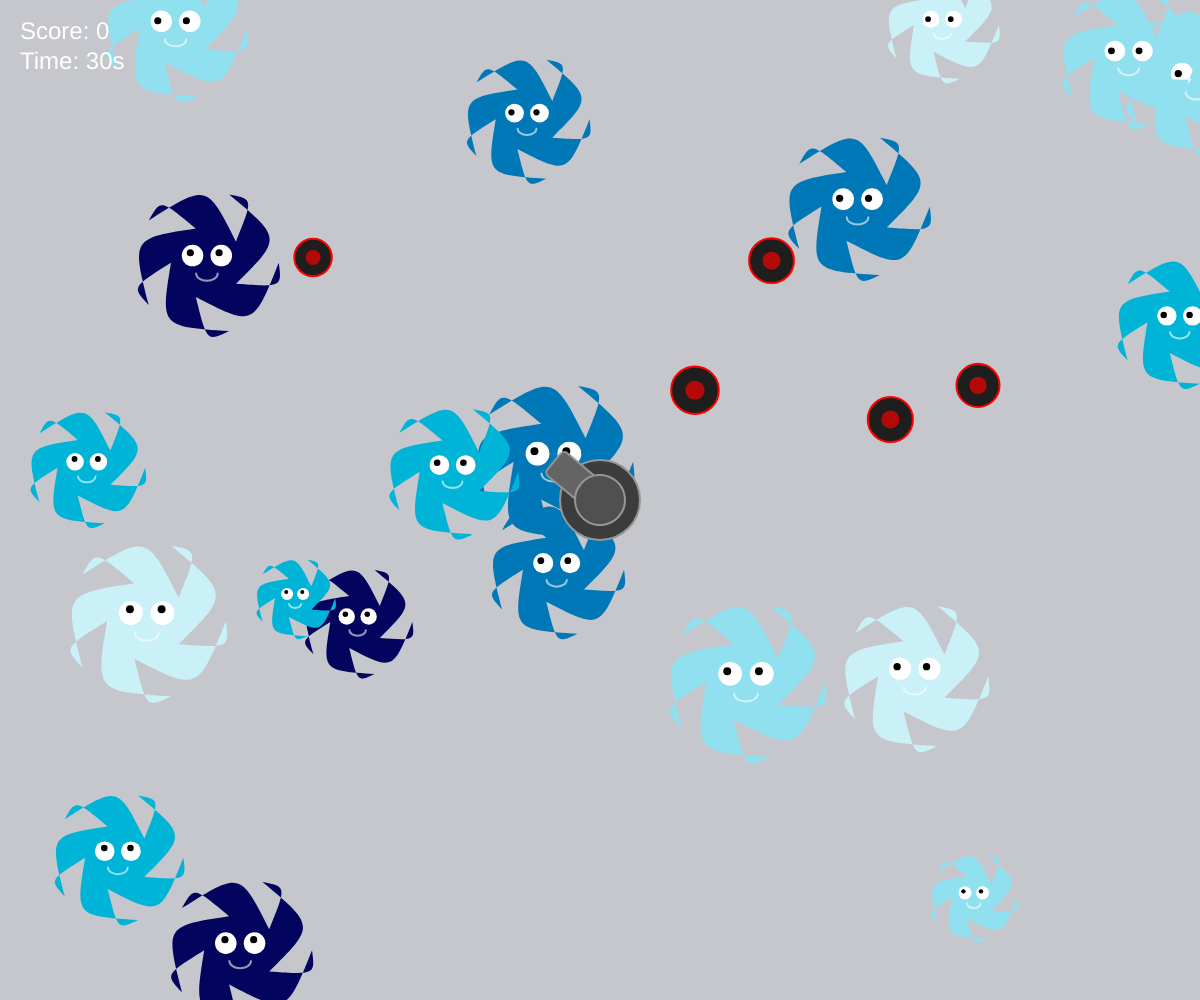
Frame 1 (no input)
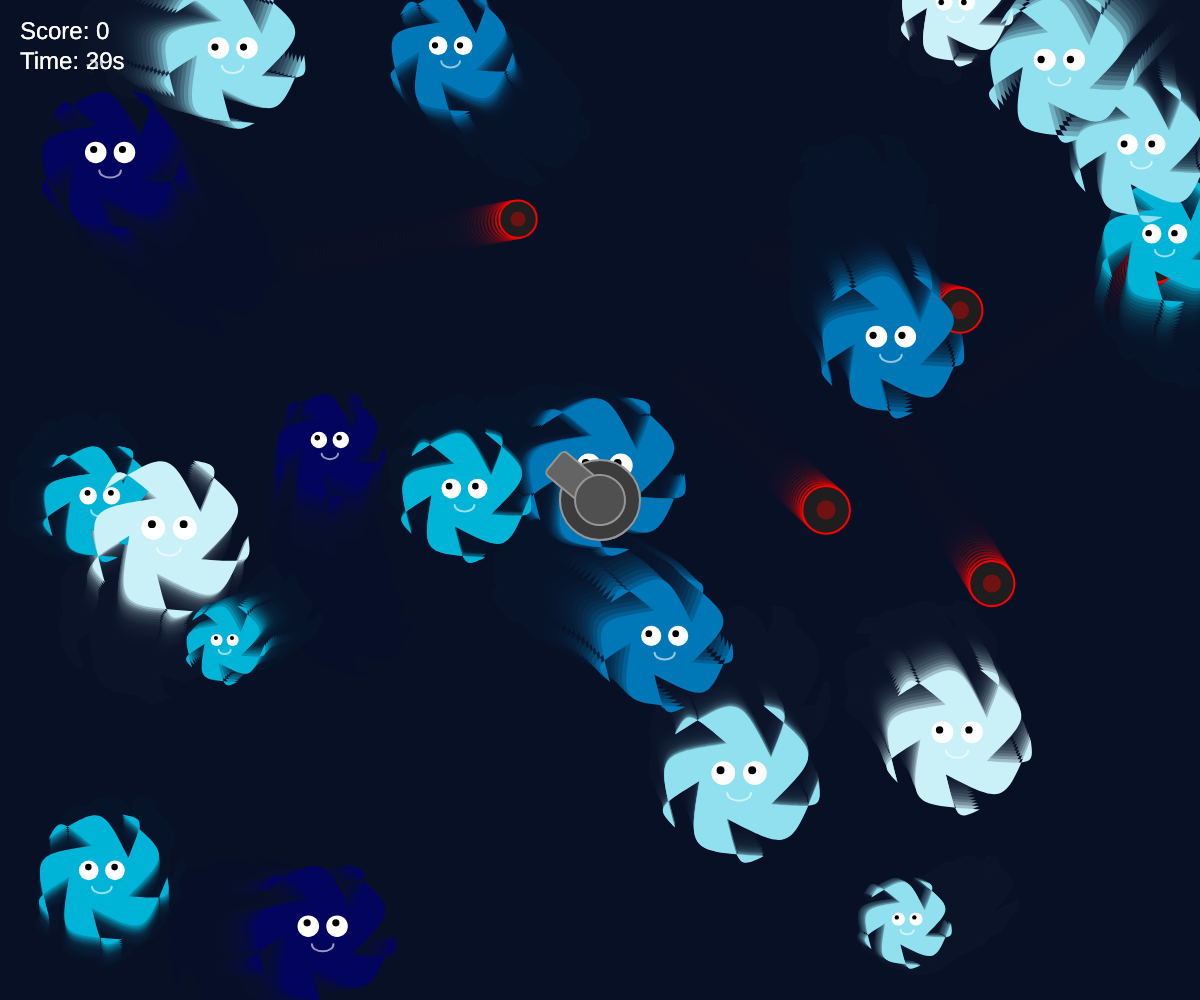
Frame 60 (no input)
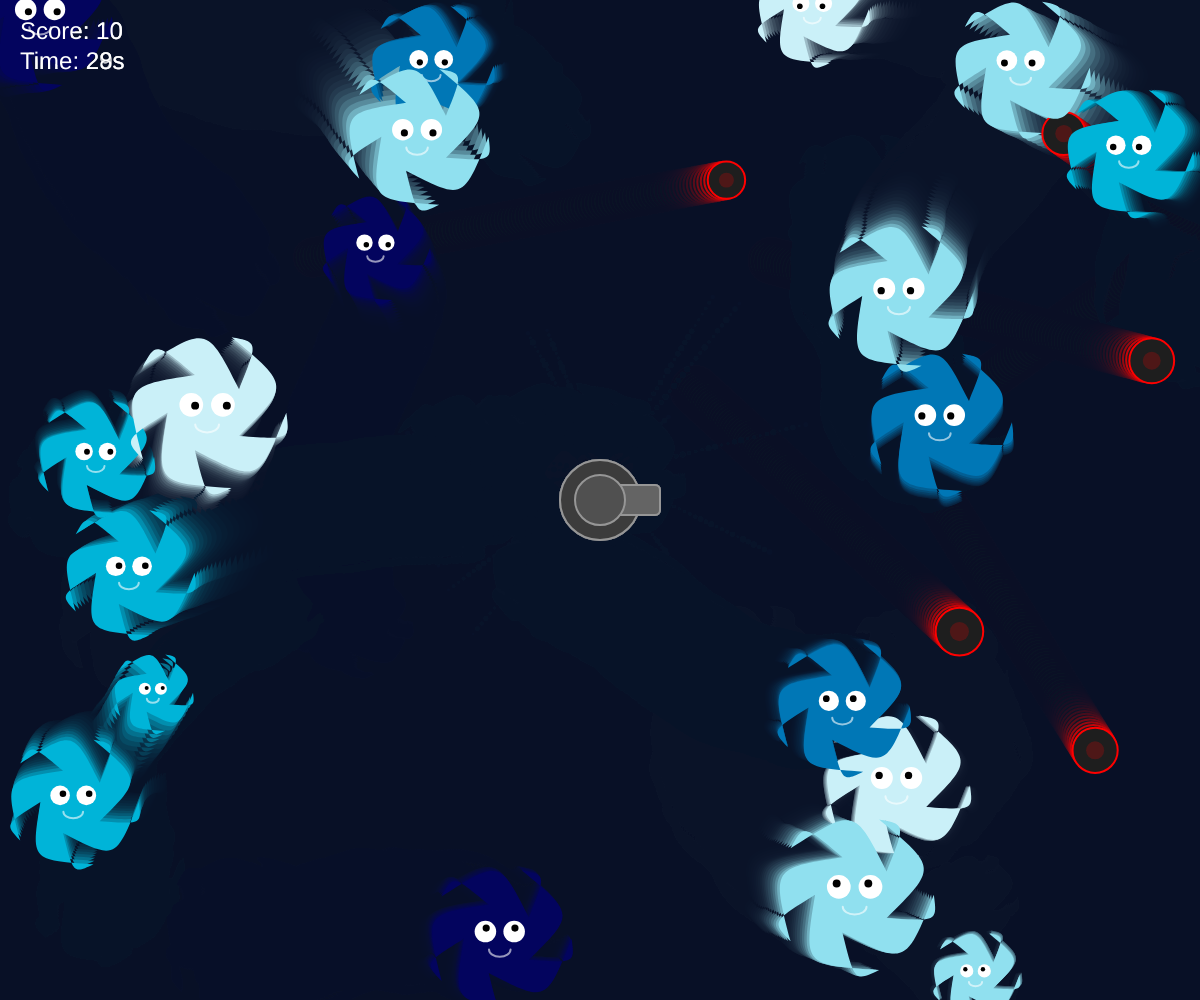
Frame 120 (the mouse pressed at the canvas centre since frame 60)

The p5.js sketch that drew these frames (run headless with seeded random() and noise() and a simulated clock; from frame 60 on, the mouse is pressed at the canvas centre):

// p5.js sketch
// ── sketch.js
let stars = [];
let bombs = [];
let missiles = [];
let explosions = [];
const palette = ['#03045e', '#0077b6', '#00b4d8', '#90e0ef', '#caf0f8'];
let lastSpawnTime = 0;
let lastBombSpawnTime = 0;
let score = 0;
let startTime;
const gameDuration = 30; // 遊戲時間 30 秒
let gameState = "PLAYING"; // 狀態：PLAYING, GAME_OVER, GAME_WIN, ENDED
let shakeIntensity = 0; // 畫面震動強度

function setup() {
  createCanvas(windowWidth, windowHeight);
  resetGame();
}

function resetGame() {
  stars = [];
  bombs = [];
  missiles = [];
  explosions = [];
  score = 0;
  startTime = millis();
  lastSpawnTime = millis();
  lastBombSpawnTime = millis();
  shakeIntensity = 0;
  gameState = "PLAYING";
  for (let i = 0; i < 20; i++) {
    stars.push(new Star(random(width), random(height)));
  }
  for (let i = 0; i < 5; i++) {
    bombs.push(new Bomb(random(width), random(height)));
  }
  noStroke();
}

function draw() {
  if (gameState === "PLAYING") {
    // 背景淡淡的拖影效果
    background(10, 20, 40, 60); 

    // 處理畫面震動
    push();
    if (shakeIntensity > 0.1) {
      // 產生隨機位移
      translate(random(-shakeIntensity, shakeIntensity), random(-shakeIntensity, shakeIntensity));
      // 強度逐漸衰減
      shakeIntensity *= 0.9;
    }

    // 倒數計時邏輯
    let elapsed = (millis() - startTime) / 1000;
    let remaining = ceil(gameDuration - elapsed);
    if (remaining <= 0) {
      remaining = 0;
      gameState = "GAME_OVER";
    }

    // 分數達到 100 分通關
    if (score >= 100) {
      gameState = "GAME_WIN";
    }

    // 每隔三秒產生一個物件
    if (millis() - lastSpawnTime > 3000) {
      stars.push(new Star(random(width), random(height)));
      lastSpawnTime = millis();
    }

    // 每隔五秒產生一個陷阱炸彈
    if (millis() - lastBombSpawnTime > 5000) {
      bombs.push(new Bomb(random(width), random(height)));
      lastBombSpawnTime = millis();
    }

    // 處理爆炸粒子
    for (let i = explosions.length - 1; i >= 0; i--) {
      explosions[i].update();
      explosions[i].display();
      if (explosions[i].lifespan <= 0) {
        explosions.splice(i, 1);
      }
    }

    // 處理飛彈發射與碰撞
    for (let i = missiles.length - 1; i >= 0; i--) {
      let m = missiles[i];
      m.update();
      m.display();
      let hit = false;

      // 檢查飛彈是否擊中星星
      for (let j = stars.length - 1; j >= 0; j--) {
        let s = stars[j];
        let d = dist(m.pos.x, m.pos.y, s.pos.x, s.pos.y);
        if (d < s.size * 0.5) {
          // 產生爆炸效果
          for (let k = 0; k < 20; k++) {
            explosions.push(new ExplosionParticle(s.pos.x, s.pos.y, s.color));
          }
          score += 10; // 打爆星星加10分
          stars.splice(j, 1); // 星星消失
          missiles.splice(i, 1); // 飛彈消失
          hit = true;
          break;
        }
      }

      if (hit) continue;

      // 檢查飛彈是否擊中陷阱炸彈
      for (let j = bombs.length - 1; j >= 0; j--) {
        let b = bombs[j];
        let d = dist(m.pos.x, m.pos.y, b.pos.x, b.pos.y);
        if (d < b.size * 0.5) {
          for (let k = 0; k < 30; k++) {
            explosions.push(new ExplosionParticle(b.pos.x, b.pos.y, '#ff0000'));
          }
          score -= 5; // 命中陷阱扣5分
          shakeIntensity = 15; // 設定震動強度
          bombs.splice(j, 1);
          missiles.splice(i, 1);
          break;
        }
      }

      // 移除超出螢幕的飛彈
      if (m && (m.pos.x < 0 || m.pos.x > width || m.pos.y < 0 || m.pos.y > height)) {
        missiles.splice(i, 1);
      }
    }

    // 處理炸彈更新與顯示
    for (let b of bombs) {
      b.update();
      b.display();
    }

    // 處理星星
    for (let i = 0; i < stars.length; i++) {
      let s = stars[i];
      for (let j = i + 1; j < stars.length; j++) {
        s.checkCollision(stars[j]);
      }
      s.update();
      s.display();
    }

    // 繪製中心旋轉砲台
    drawTurret();

    pop(); // 結束震動的影響範圍

    // 顯示 UI（分數與時間）
    drawUI(remaining);

  } else if (gameState === "GAME_OVER") {
    drawGameOver();
  } else if (gameState === "GAME_WIN") {
    drawGameWin();
  } else if (gameState === "ENDED") {
    background(0);
    fill(255);
    textAlign(CENTER, CENTER);
    textSize(32);
    text("遊戲結束，謝謝遊玩！", width / 2, height / 2);
  }
}

function windowResized() {
  resizeCanvas(windowWidth, windowHeight);
}

function drawUI(remaining) {
  push();
  fill(255);
  noStroke();
  textSize(24);
  textAlign(LEFT, TOP);
  text(`Score: ${score}`, 20, 20);
  text(`Time: ${remaining}s`, 20, 50);
  pop();
}

function drawGameOver() {
  push();
  background(10, 20, 40, 200); // 稍微暗化的背景
  fill(255);
  textAlign(CENTER, CENTER);
  textSize(50);
  text("時間到！", width / 2, height / 2 - 80);
  textSize(30);
  text(`最終分數: ${score}`, width / 2, height / 2 - 20);
  
  // 繪製互動按鈕
  textSize(20);
  // 再玩一次按鈕
  fill(0, 119, 182);
  rectMode(CENTER);
  rect(width / 2 - 80, height / 2 + 60, 120, 40, 10);
  fill(255);
  text("再玩一次", width / 2 - 80, height / 2 + 60);
  
  // 結束遊戲按鈕
  fill(186, 0, 0);
  rect(width / 2 + 80, height / 2 + 60, 120, 40, 10);
  fill(255);
  text("結束遊戲", width / 2 + 80, height / 2 + 60);
  pop();
}

function drawGameWin() {
  push();
  background(10, 20, 40, 150); // 稍微透明的背景以觀察特效
  
  // 通關特效：隨機在畫面上產生慶祝用的煙火粒子
  if (frameCount % 15 === 0) {
    let rx = random(width);
    let ry = random(height);
    let rc = color(random(palette));
    for (let k = 0; k < 20; k++) {
      explosions.push(new ExplosionParticle(rx, ry, rc));
    }
  }

  // 更新並繪製所有粒子
  for (let i = explosions.length - 1; i >= 0; i--) {
    explosions[i].update();
    explosions[i].display();
    if (explosions[i].lifespan <= 0) {
      explosions.splice(i, 1);
    }
  }

  fill(255, 215, 0); // 金色
  textAlign(CENTER, CENTER);
  textSize(64);
  text("★ 通關完成 ★", width / 2, height / 2 - 80);
  
  fill(0, 180, 216);
  rectMode(CENTER);
  rect(width / 2, height / 2 + 80, 200, 50, 15);
  fill(255);
  textSize(24);
  text("重新開始", width / 2, height / 2 + 80);
  pop();
}

function drawTurret() {
  push();
  translate(width / 2, height / 2);

  // 繪製砲台底座 (不隨滑鼠旋轉)
  stroke(150);
  strokeWeight(2);
  fill(60);
  ellipse(0, 0, 80, 80);

  let angle = atan2(mouseY - height / 2, mouseX - width / 2);
  rotate(angle);
  
  // 繪製砲管 (隨滑鼠旋轉)
  fill(100);
  rect(0, -15, 60, 30, 5);
  
  // 繪製砲塔上方圓蓋
  fill(80);
  ellipse(0, 0, 50, 50);
  pop();
}

function mousePressed() {
  if (gameState === "PLAYING" && mouseButton === LEFT) {
    let angle = atan2(mouseY - height / 2, mouseX - width / 2);
    missiles.push(new Missile(width / 2, height / 2, angle));
  } else if (gameState === "GAME_OVER") {
    // 簡單的點擊範圍偵測
    if (mouseY > height / 2 + 40 && mouseY < height / 2 + 80) {
      // 再玩一次
      if (mouseX > width / 2 - 140 && mouseX < width / 2 - 20) {
        resetGame();
      } 
      // 結束遊戲
      else if (mouseX > width / 2 + 20 && mouseX < width / 2 + 140) {
        gameState = "ENDED";
      }
    }
  } else if (gameState === "GAME_WIN") {
    // 偵測「重新開始」按鈕點擊
    if (mouseX > width / 2 - 100 && mouseX < width / 2 + 100 &&
        mouseY > height / 2 + 55 && mouseY < height / 2 + 105) {
      resetGame();
    }
  }
}

class Star {
  constructor(x, y) {
    this.pos = createVector(x, y);
    this.vel = createVector(random(-0.5, 0.5), random(-0.5, 0.5));
    this.baseSize = random(40, 80);
    this.size = this.baseSize;
    this.color = color(random(palette));
    this.angle = random(TWO_PI);
    this.isScared = false;
  }

  update() {
    let mouse = createVector(mouseX, mouseY);
    let dir = p5.Vector.sub(this.pos, mouse);
    let distance = dir.mag();

    // 邊界檢查與反彈
    if (this.pos.x < 0 || this.pos.x > width) {
      this.vel.x *= -1;
      this.pos.x = constrain(this.pos.x, 0, width);
    }
    if (this.pos.y < 0 || this.pos.y > height) {
      this.vel.y *= -1;
      this.pos.y = constrain(this.pos.y, 0, height);
    }

    // 平時隨機移動
    if (!this.isScared) {
      this.vel.add(p5.Vector.random2D().mult(0.5));
      this.vel.limit(8);
    }

    // 判斷是否受驚嚇
    if (distance < 150) {
      this.isScared = true;
      // 向外跳開的推力
      dir.normalize();
      dir.mult(5); 
      this.vel.add(dir);
    } else {
      this.isScared = false;
    }

    this.pos.add(this.vel);
    this.vel.mult(0.99); // 極低阻力
  }

  // 檢查與另一個星星的碰撞
  checkCollision(other) {
    let distVect = p5.Vector.sub(other.pos, this.pos);
    let distMag = distVect.mag();
    let minDist = (this.size + other.size) * 0.4; // 碰撞半徑

    if (distMag < minDist) {
      // 簡單的彈性碰撞反彈邏輯
      let angle = distVect.heading();
      let targetX = this.pos.x + cos(angle) * minDist;
      let targetY = this.pos.y + sin(angle) * minDist;
      
      // 計算排斥力
      let push = p5.Vector.sub(this.pos, other.pos);
      push.normalize();
      this.vel.add(push);
      other.vel.sub(push);
    }
  }

  display() {
    push();
    translate(this.pos.x, this.pos.y);
    
    // 繪製圓弧星星主體
    fill(this.color);
    this.drawRoundedStar(0, 0, this.size * 0.5, this.size, 5);

    // 計算眼睛看向滑鼠的方向
    let angleToMouse = atan2(mouseY - this.pos.y, mouseX - this.pos.x);
    let eyeDist = this.size * 0.15;
    let pupilSize = this.isScared ? this.size * 0.15 : this.size * 0.1;

    // 左眼
    this.drawEye(-this.size * 0.2, -this.size * 0.1, angleToMouse, pupilSize);
    // 右眼
    this.drawEye(this.size * 0.2, -this.size * 0.1, angleToMouse, pupilSize);

    // 繪製嘴巴
    if (this.isScared) {
      // 驚嚇時嘴巴打開：使用深色填充
      fill(0, 80);
      stroke(255, 180);
      strokeWeight(1);
      ellipse(0, this.size * 0.2, this.size * 0.15, this.size * 0.15);
    } else {
      noFill();
      stroke(255, 150);
      strokeWeight(2);
      // 平時的微笑
      arc(0, this.size * 0.15, this.size * 0.3, this.size * 0.2, 0, PI);
    }
    noStroke();

    pop();
  }

  // 繪製眼睛與轉動的眼球
  drawEye(x, y, angle, pSize) {
    push();
    translate(x, y);
    fill(255);
    ellipse(0, 0, this.size * 0.3, this.size * 0.3); // 眼白
    
    // 眼球位置跟隨滑鼠
    let offsetX = cos(angle) * (this.size * 0.05);
    let offsetY = sin(angle) * (this.size * 0.05);
    
    fill(0);
    ellipse(offsetX, offsetY, pSize, pSize); // 黑眼球
    pop();
  }

  // 自定義圓弧星星函數
  drawRoundedStar(x, y, radius1, radius2, npoints) {
    let angle = TWO_PI / npoints;
    let halfAngle = angle / 2.0;
    beginShape();
    for (let a = 0; a < TWO_PI; a += angle) {
      // 外部頂點（使用二次貝茲曲線達到圓弧效果）
      let sx = x + cos(a) * radius2;
      let sy = y + sin(a) * radius2;
      
      // 控制點與下一個內部頂點
      let cx = x + cos(a + halfAngle * 0.5) * radius2 * 1.1; 
      let cy = y + sin(a + halfAngle * 0.5) * radius2 * 1.1;
      
      let mx = x + cos(a + halfAngle) * radius1;
      let my = y + sin(a + halfAngle) * radius1;
      
      // 簡單的點連線改為曲線
      // 為了達到類似連結中的柔和感，我們稍微調整頂點邏輯
      vertex(mx, my);
      bezierVertex(cx, cy, cx, cy, sx, sy);
      
      // 對稱的另一邊
      let next_a = a + angle;
      let cx2 = x + cos(a + halfAngle * 1.5) * radius2 * 1.1;
      let cy2 = y + sin(a + halfAngle * 1.5) * radius2 * 1.1;
      let next_mx = x + cos(next_a + halfAngle) * radius1;
      let next_my = y + sin(next_a + halfAngle) * radius1;
      bezierVertex(cx2, cy2, cx2, cy2, next_mx, next_my);
    }
    endShape(CLOSE);
  }
}

// 飛彈類別
class Missile {
  constructor(x, y, angle) {
    this.pos = createVector(x, y);
    this.vel = p5.Vector.fromAngle(angle).mult(12);
    this.history = [];
  }

  update() {
    // 儲存路徑產生拖影
    this.history.push(this.pos.copy());
    if (this.history.length > 8) {
      this.history.splice(0, 1);
    }
    this.pos.add(this.vel);
  }

  display() {
    // 繪製粉色拖影
    for (let i = 0; i < this.history.length; i++) {
      let alpha = map(i, 0, this.history.length, 0, 150);
      fill(255, 182, 193, alpha); // 粉紅色
      ellipse(this.history[i].x, this.history[i].y, 6);
    }
    // 飛彈頭
    fill(255, 105, 180);
    ellipse(this.pos.x, this.pos.y, 12);
  }
}

// 爆炸粒子類別
class ExplosionParticle {
  constructor(x, y, color) {
    this.pos = createVector(x, y);
    this.vel = p5.Vector.random2D().mult(random(2, 7));
    this.lifespan = 255;
    this.color = color;
  }

  update() {
    this.pos.add(this.vel);
    this.lifespan -= 8;
  }

  display() {
    noStroke();
    let c = color(this.color);
    fill(red(c), green(c), blue(c), this.lifespan);
    ellipse(this.pos.x, this.pos.y, random(2, 6));
  }
}

// 陷阱炸彈類別
class Bomb {
  constructor(x, y) {
    this.pos = createVector(x, y);
    this.vel = p5.Vector.random2D().mult(random(1, 4));
    this.size = random(35, 55);
  }

  update() {
    this.pos.add(this.vel);
    // 邊界反彈
    if (this.pos.x < 0 || this.pos.x > width) this.vel.x *= -1;
    if (this.pos.y < 0 || this.pos.y > height) this.vel.y *= -1;
    this.pos.x = constrain(this.pos.x, 0, width);
    this.pos.y = constrain(this.pos.y, 0, height);
  }

  display() {
    push();
    translate(this.pos.x, this.pos.y);
    // 繪製炸彈主體
    fill(30);
    stroke(255, 0, 0);
    strokeWeight(2);
    ellipse(0, 0, this.size);
    // 繪製閃爍的核心
    noStroke();
    fill(255, 0, 0, 150 + 105 * sin(frameCount * 0.2));
    ellipse(0, 0, this.size * 0.4);
    pop();
  }
}
